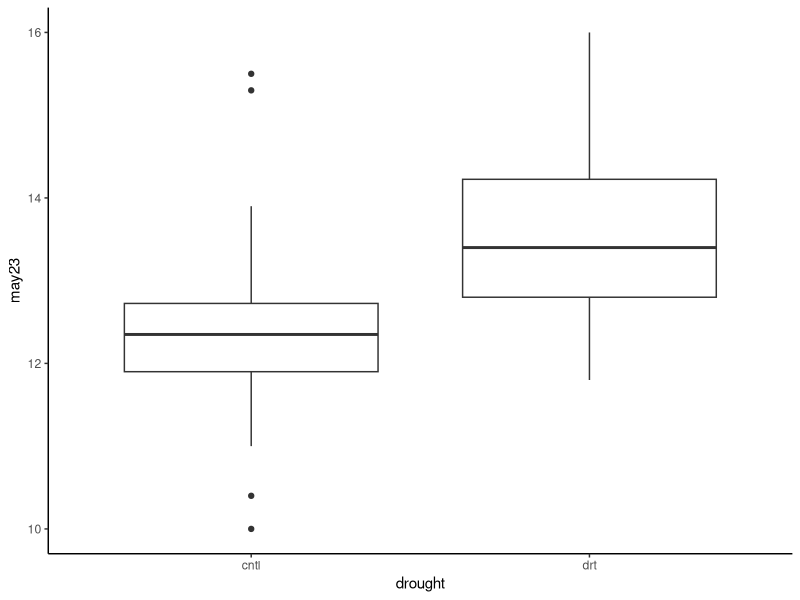
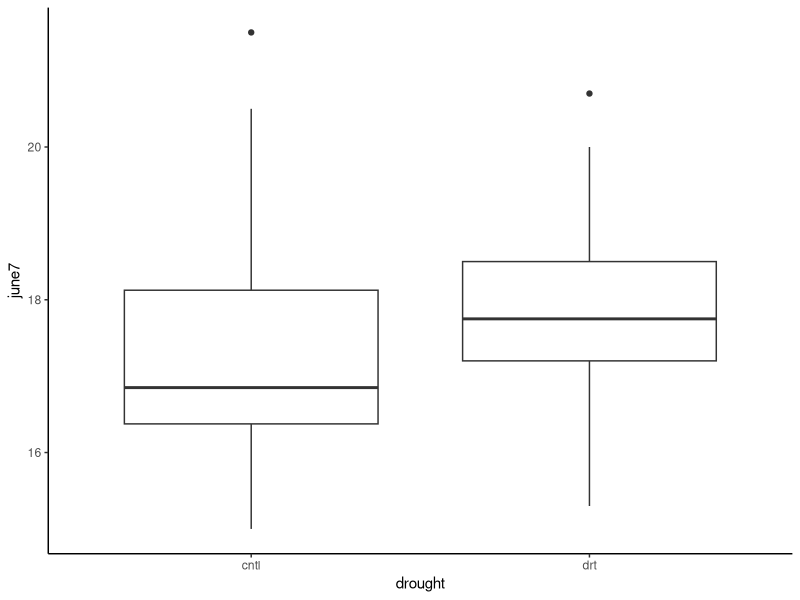
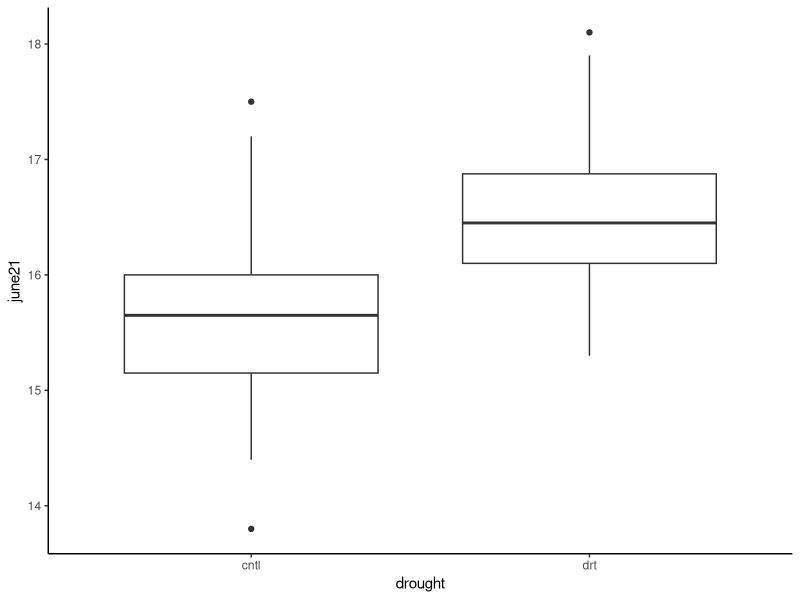

Source code (R) for these figures, in order:
#### Soil temperature at Wyoming site
####
library(tidyverse)

temp <- read.csv("data/soil_moisture/soil_moisture_wy/soil_temp_master.csv")

temp <- temp %>% drop_na()

# Define drought treatment at block level
covered <- as.character(c(3,4,6,7,9,11,14,15,18,20,22,24,26,29,30,32,34,35,36,39,41,45,47,50,53,54,56,58,59,61,62,63))
day <- c(1:4,9:12,17:20,25:28,33:36,41:44,49:52,57:60)
temp <- temp %>% mutate(drought = case_when(block %in% covered ~ "drt",
                                            !block %in% covered ~ "cntl")) %>% 
  mutate(day = case_when(block %in% day ~ "1",
                         !block %in% day ~ "2"))


# Convert integers to factor (i.e. categories)
temp$drought <- factor(temp$drought)
temp$block <- factor(temp$block)
temp$day <- factor(temp$day)

# How does soil mositure vary as a function of drought
t.test(may23 ~ drought, data = temp)
t.test(june7 ~ drought, data = temp)
t.test(june21 ~ drought, data = temp)

# Produce boxplot in ggplot syntax
temp %>% 
  ggplot(aes(x=drought, y=may23)) +
  geom_boxplot() +
  theme_classic()
temp %>% 
  ggplot(aes(x=drought, y=june7)) +
  geom_boxplot() +
  theme_classic()
temp %>% 
  ggplot(aes(x=drought, y=june21)) +
  geom_boxplot() +
  theme_classic()

rects <- data.frame(xstart = seq(1,64,4), xend = seq(5,68,4), day = c("1","2"))

#pivot longer to look across three sampling events
temp_long <- temp %>%
  pivot_longer(
    cols = c(may23, june7, june21),   # columns to pivot
    names_to = "sampling_event",      # new column name for event
    values_to = "temp"         # new column name for temp
  )

head(temp_long)

# are temps different?
t.test(temp ~ drought, data = temp_long)
16.00833 - #drt
  15.11458 #cntl 
# = 0.89 degrees C hotter in the drought plots
